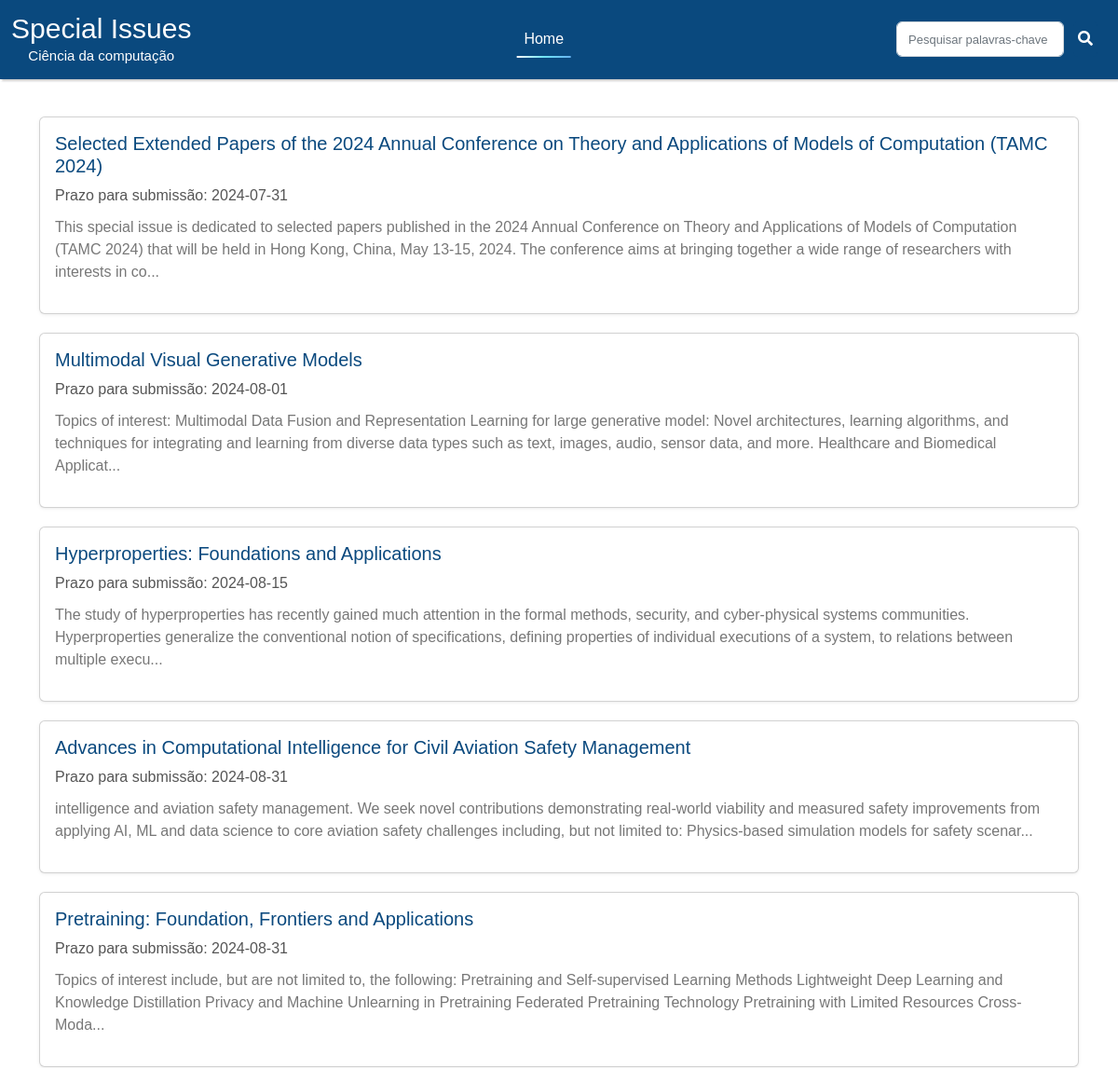
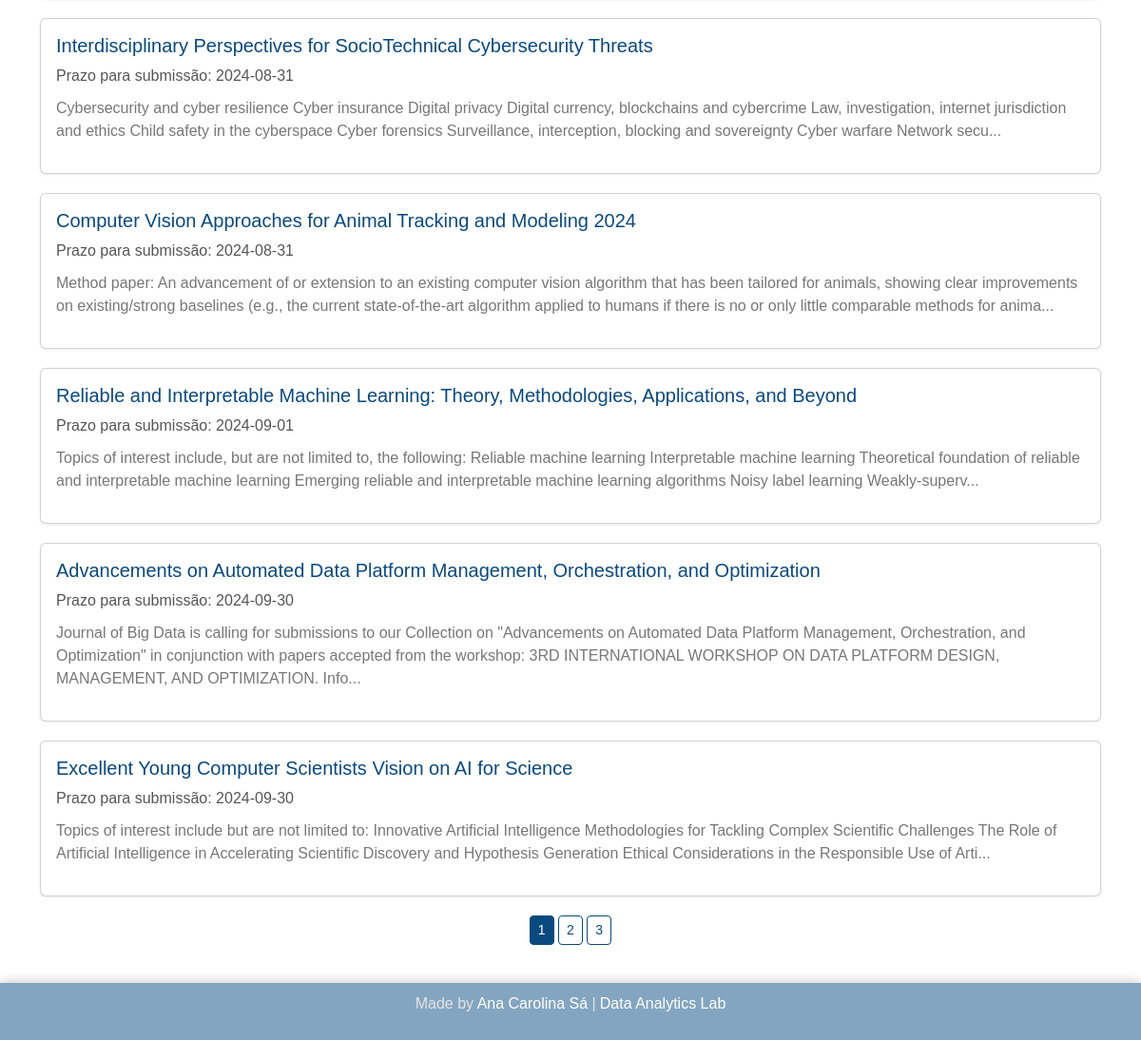
Before: / with the older database file (2 pictures, top to bottom).
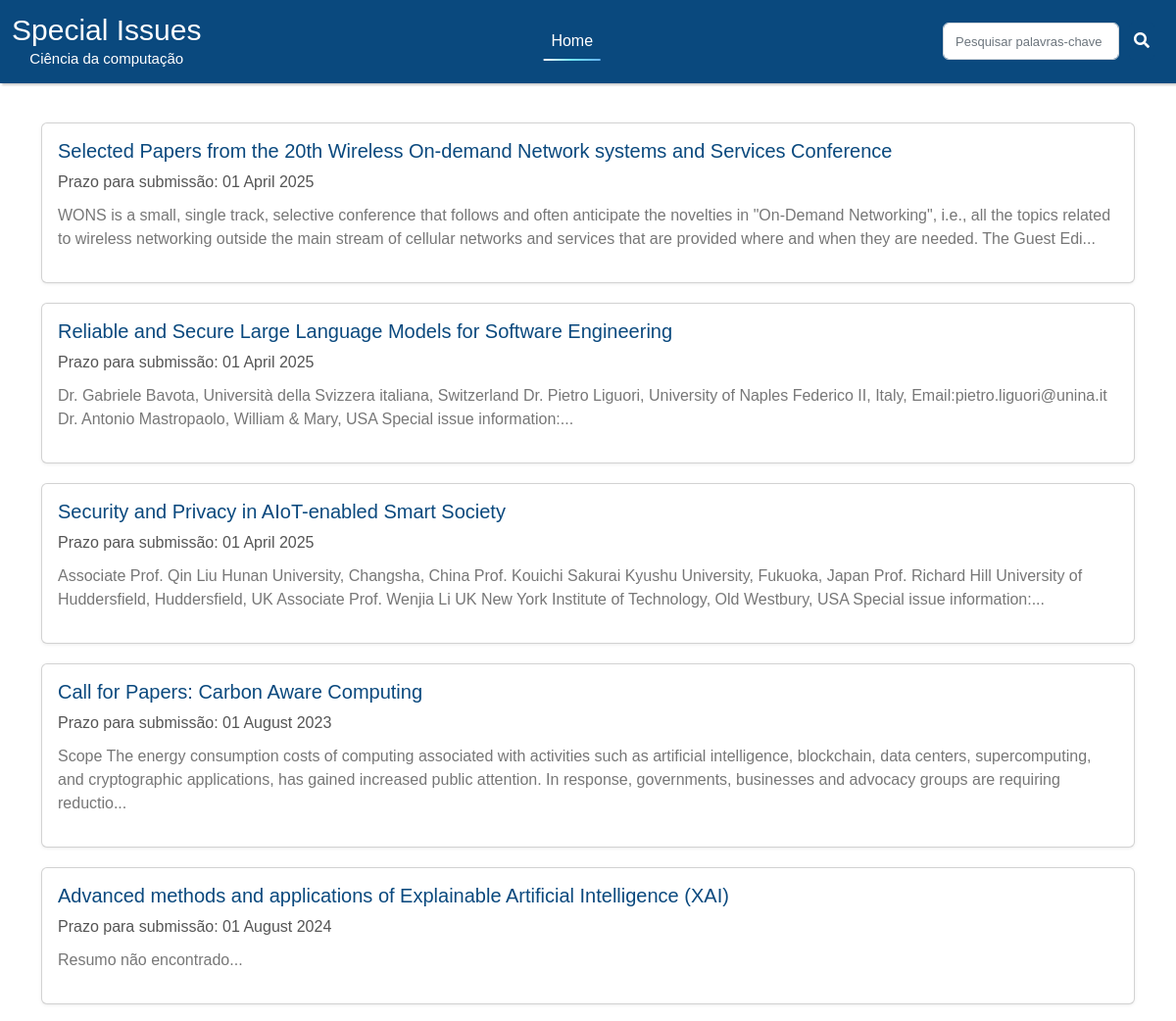
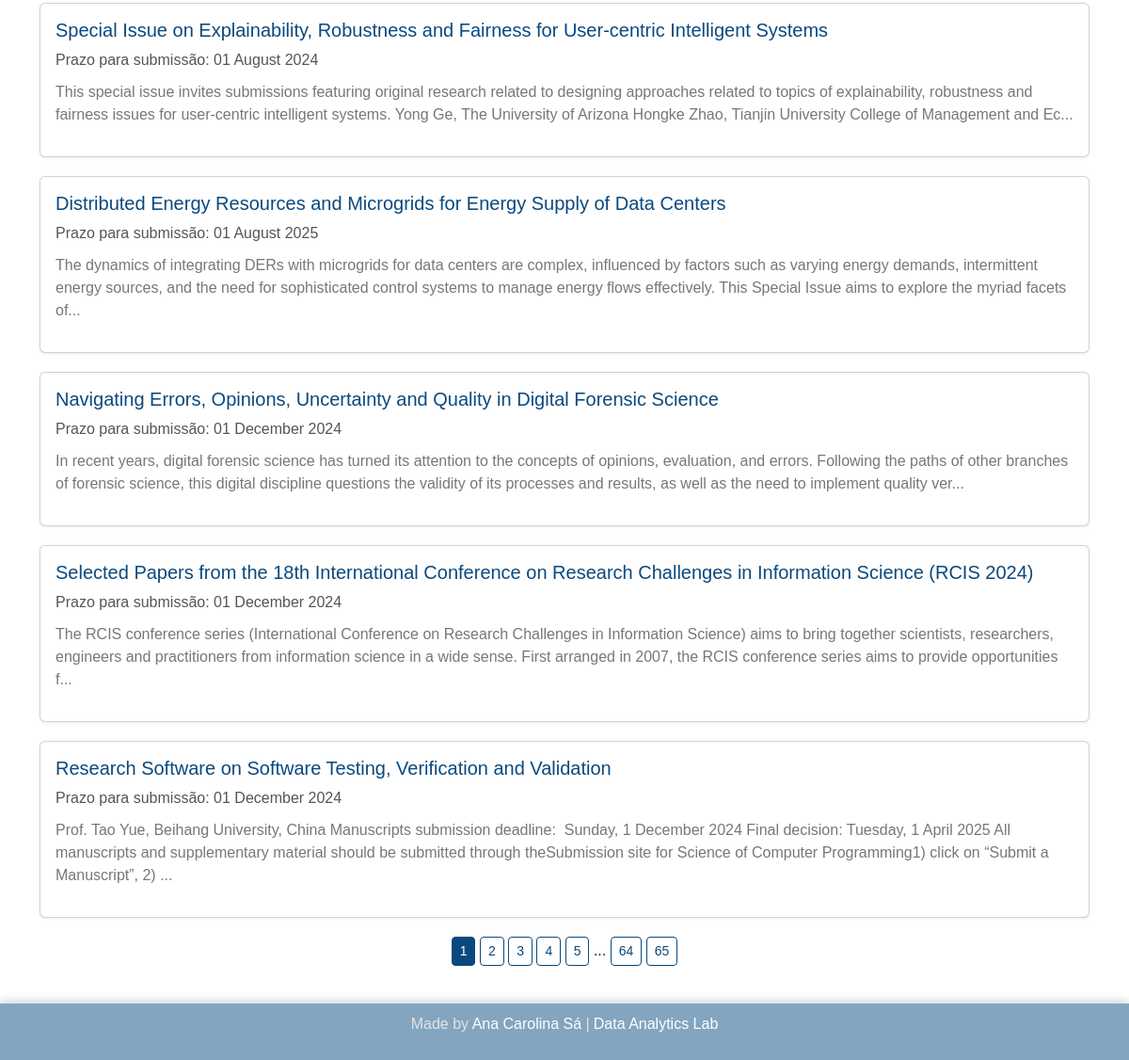
After: the same page with the newer database file (2 pictures, top to bottom).
### website/adm/models.py (models this page shows)
class SPI(db.Model):
    id = db.Column(db.Integer, primary_key=True)
    editora = db.Column(db.String, unique=False, nullable=False)
    revista = db.Column(db.String, unique=False, nullable=False)
    titulo = db.Column(db.String, unique=False, nullable=False)
    link = db.Column(db.String, unique=True, nullable=False)
    prazo = db.Column(db.String, unique=False, nullable=False)
    datanot = db.Column(db.Date, unique=False, nullable=False)
    detalhes = db.Column(db.String, unique=False, nullable=False)

### website/users/users_rotas.py (the view)
@app.route('/')
def home():
    per_page = 10
    page = request.args.get('page', type=int, default=1)
    specialissues = SPI.query.order_by(SPI.prazo.asc()).paginate(page=page, per_page=per_page)
    return render_template('users/users_home.html', title='Home para Usuários', specialissues=specialissues)

### website/templates/users/users_home.html
{% extends 'layout.html' %}
{% block content %}
{% include 'users/users_navbar.html' %}
<link rel="stylesheet" type="text/css" href="{{ url_for('static', filename='css/home.css') }}">
<div class="container">
    <div class="row">
        {% for spi in specialissues.items %}
        <div class="col-md-12">
            <div class="card special-issue">
                <a href="/detalhes/{{ spi.id }}" style="text-decoration: none; color: inherit;">
                    <div class="card-body">
                        <h5 class="card-title">{{ spi.titulo }}</h5>
                        <p class="date">Prazo para submissão: {{ spi.prazo }}</p>
                        <p class="description">{{ spi.detalhes[:300] }}...</p>
                    </div>
                </a>
            </div>
        </div>
        {% endfor %}
    </div>
    <div class="col text-center">
        {% for page_num in specialissues.iter_pages() %}
        {% if page_num %}
            {% if specialissues.page == page_num %}
            <a href="{{ url_for('home', page=page_num) }}" class="btn btn-primary btn-sm">{{ page_num }}</a>
            {% else %}
            <a href="{{ url_for('home', page=page_num) }}" class="btn btn-outline-primary btn-sm">{{ page_num }}</a>
            {% endif %}
        {% else %}
            ...
        {% endif %}
        {% endfor %}
    </div>
</div>
{% include 'footer.html' %}
{% endblock content %}

Changed rows visible on the page:
no longer on this page (row edited): SPI: titulo "Selected Extended Papers of the 2024 Annual Conference on Theory and Applications of Models of Computation (TAMC 2024)", prazo "2024-07-31", detalhes "This special issue is dedicated to selected papers published in the 2024 Annual Conference on Theory and Applications of Models of Computation (TAMC 2024) that will be held in Hong Kong, China, May 13-15, 2024. The conference aims at bringing together a wide range of researchers with interests in co"
no longer on this page (row edited): SPI: titulo "Multimodal Visual Generative Models", prazo "2024-08-01", detalhes "Topics of interest: Multimodal Data Fusion and Representation Learning for large generative model: Novel architectures, learning algorithms, and techniques for integrating and learning from diverse data types such as text, images, audio, sensor data, and more. Healthcare and Biomedical Applicat"
no longer on this page (row edited): SPI: titulo "Hyperproperties: Foundations and Applications", prazo "2024-08-15", detalhes "The study of hyperproperties has recently gained much attention in the formal methods, security, and cyber-physical systems communities. Hyperproperties generalize the conventional notion of specifications, defining properties of individual executions of a system, to relations between multiple execu"
no longer on this page (row edited): SPI: titulo "Advances in Computational Intelligence for Civil Aviation Safety Management", prazo "2024-08-31", detalhes "intelligence and aviation safety management. We seek novel contributions demonstrating real-world viability and measured safety improvements from applying AI, ML and data science to core aviation safety challenges including, but not limited to: Physics-based simulation models for safety scenar"
no longer on this page (row edited): SPI: titulo "Pretraining: Foundation, Frontiers and Applications", prazo "2024-08-31", detalhes "Topics of interest include, but are not limited to, the following: Pretraining and Self-supervised Learning Methods Lightweight Deep Learning and Knowledge Distillation Privacy and Machine Unlearning in Pretraining Federated Pretraining Technology Pretraining with Limited Resources Cross-Moda"
no longer on this page (row edited): SPI: titulo "Interdisciplinary Perspectives for SocioTechnical Cybersecurity Threats", prazo "2024-08-31", detalhes "Cybersecurity and cyber resilience Cyber insurance Digital privacy Digital currency, blockchains and cybercrime Law, investigation, internet jurisdiction and ethics Child safety in the cyberspace Cyber forensics Surveillance, interception, blocking and sovereignty Cyber warfare Network secu"
no longer on this page (row edited): SPI: titulo "Computer Vision Approaches for Animal Tracking and Modeling 2024", prazo "2024-08-31", detalhes "Method paper: An advancement of or extension to an existing computer vision algorithm that has been tailored for animals, showing clear improvements on existing/strong baselines (e.g., the current state-of-the-art algorithm applied to humans if there is no or only little comparable methods for anima"
no longer on this page (row edited): SPI: titulo "Reliable and Interpretable Machine Learning: Theory, Methodologies, Applications, and Beyond", prazo "2024-09-01", detalhes "Topics of interest include, but are not limited to, the following: Reliable machine learning Interpretable machine learning Theoretical foundation of reliable and interpretable machine learning Emerging reliable and interpretable machine learning algorithms Noisy label learning Weakly-superv"
no longer on this page (row edited): SPI: titulo "Advancements on Automated Data Platform Management, Orchestration, and Optimization", prazo "2024-09-30", detalhes "Journal of Big Data is calling for submissions to our Collection on \"Advancements on Automated Data Platform Management, Orchestration, and Optimization\" in conjunction with papers accepted from the workshop: 3RD INTERNATIONAL WORKSHOP ON DATA PLATFORM DESIGN, MANAGEMENT, AND OPTIMIZATION. Info"
no longer on this page (row edited): SPI: titulo "Excellent Young Computer Scientists Vision on AI for Science", prazo "2024-09-30", detalhes "Topics of interest include but are not limited to: Innovative Artificial Intelligence Methodologies for Tackling Complex Scientific Challenges The Role of Artificial Intelligence in Accelerating Scientific Discovery and Hypothesis Generation Ethical Considerations in the Responsible Use of Arti"
added SPI: titulo "Selected Papers from the 20th Wireless On-demand Network systems and Services Conference", prazo "01 April 2025", detalhes "WONS is a small, single track, selective conference that follows and often anticipate the novelties in \"On-Demand Networking\", i.e., all the topics related to wireless networking outside the main stream of cellular networks and services that are provided where and when they are needed. The Guest Edi"
added SPI: titulo "Reliable and Secure Large Language Models for Software Engineering", prazo "01 April 2025", detalhes "Dr. Gabriele Bavota, Università della Svizzera italiana, Switzerland Dr. Pietro Liguori, University of Naples Federico II, Italy, Email:pietro.liguori@unina.it Dr. Antonio Mastropaolo, William & Mary, USA Special issue information:"
added SPI: titulo "Security and Privacy in AIoT-enabled Smart Society", prazo "01 April 2025", detalhes "Associate Prof. Qin Liu Hunan University, Changsha, China Prof. Kouichi Sakurai Kyushu University, Fukuoka, Japan Prof. Richard Hill University of Huddersfield, Huddersfield, UK Associate Prof. Wenjia Li UK New York Institute of Technology, Old Westbury, USA Special issue information:"
added SPI: titulo "Call for Papers: Carbon Aware Computing", prazo "01 August 2023", detalhes "Scope The energy consumption costs of computing associated with activities such as artificial intelligence, blockchain, data centers, supercomputing, and cryptographic applications, has gained increased public attention. In response, governments, businesses and advocacy groups are requiring reductio"
added SPI: titulo "Advanced methods and applications of Explainable Artificial Intelligence (XAI)", prazo "01 August 2024", detalhes "Resumo não encontrado"
added SPI: titulo "Special Issue on Explainability, Robustness and Fairness for User-centric Intelligent Systems", prazo "01 August 2024", detalhes "This special issue invites submissions featuring original research related to designing approaches related to topics of explainability, robustness and fairness issues for user-centric intelligent systems. Yong Ge, The University of Arizona Hongke Zhao, Tianjin University College of Management and Ec"
added SPI: titulo "Distributed Energy Resources and Microgrids for Energy Supply of Data Centers", prazo "01 August 2025", detalhes "The dynamics of integrating DERs with microgrids for data centers are complex, influenced by factors such as varying energy demands, intermittent energy sources, and the need for sophisticated control systems to manage energy flows effectively. This Special Issue aims to explore the myriad facets of"
added SPI: titulo "Navigating Errors, Opinions, Uncertainty and Quality in Digital Forensic Science", prazo "01 December 2024", detalhes "In recent years, digital forensic science has turned its attention to the concepts of opinions, evaluation, and errors. Following the paths of other branches of forensic science, this digital discipline questions the validity of its processes and results, as well as the need to implement quality ver"
added SPI: titulo "Selected Papers from the 18th International Conference on Research Challenges in Information Science (RCIS 2024)", prazo "01 December 2024", detalhes "The RCIS conference series (International Conference on Research Challenges in Information Science) aims to bring together scientists, researchers, engineers and practitioners from information science in a wide sense. First arranged in 2007, the RCIS conference series aims to provide opportunities f"
added SPI: titulo "Research Software on Software Testing, Verification and Validation", prazo "01 December 2024", detalhes "Prof. Tao Yue, Beihang University, China Manuscripts submission deadline: Sunday, 1 December 2024 Final decision: Tuesday, 1 April 2025 All manuscripts and supplementary material should be submitted through theSubmission site for Science of Computer Programming1) click on “Submit a Manuscript”, 2)"
Other visible differences:
new list line: "4"
new list line: "5"
new list line: "64"
new list line: "65"
